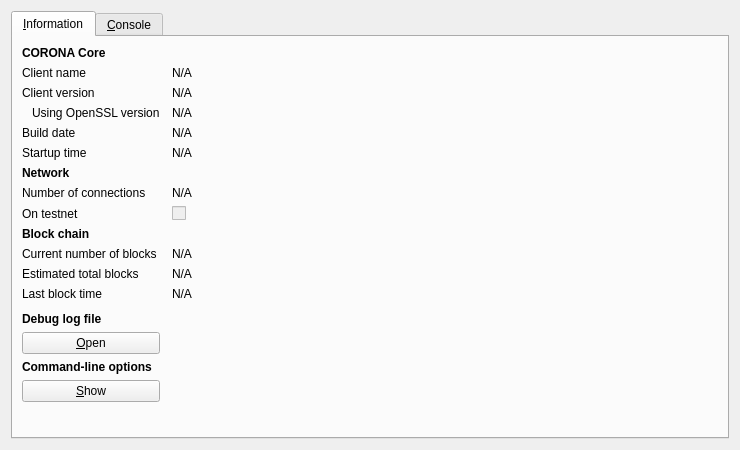
<?xml version="1.0" encoding="UTF-8"?>
<ui version="4.0">
 <class>RPCConsole</class>
 <widget class="QDialog" name="RPCConsole">
  <property name="geometry">
   <rect>
    <x>0</x>
    <y>0</y>
    <width>740</width>
    <height>450</height>
   </rect>
  </property>
  <property name="windowTitle">
   <string>CORONA - Debug window</string>
  </property>
  <layout class="QVBoxLayout" name="verticalLayout_2">
   <item>
    <widget class="QTabWidget" name="tabWidget">
     <property name="currentIndex">
      <number>0</number>
     </property>
     <widget class="QWidget" name="tab_info">
      <attribute name="title">
       <string>&amp;Information</string>
      </attribute>
      <layout class="QGridLayout" name="gridLayout" columnstretch="0,1">
       <property name="horizontalSpacing">
        <number>12</number>
       </property>
       <item row="0" column="0">
        <widget class="QLabel" name="label_9">
         <property name="font">
          <font>
           <weight>75</weight>
           <bold>true</bold>
          </font>
         </property>
         <property name="text">
          <string>CORONA Core</string>
         </property>
        </widget>
       </item>
       <item row="1" column="0">
        <widget class="QLabel" name="label_5">
         <property name="text">
          <string>Client name</string>
         </property>
        </widget>
       </item>
       <item row="1" column="1">
        <widget class="QLabel" name="clientName">
         <property name="cursor">
          <cursorShape>IBeamCursor</cursorShape>
         </property>
         <property name="text">
          <string>N/A</string>
         </property>
         <property name="textFormat">
          <enum>Qt::PlainText</enum>
         </property>
         <property name="textInteractionFlags">
          <set>Qt::LinksAccessibleByMouse|Qt::TextSelectableByKeyboard|Qt::TextSelectableByMouse</set>
         </property>
        </widget>
       </item>
       <item row="2" column="0">
        <widget class="QLabel" name="label_6">
         <property name="text">
          <string>Client version</string>
         </property>
        </widget>
       </item>
       <item row="2" column="1">
        <widget class="QLabel" name="clientVersion">
         <property name="cursor">
          <cursorShape>IBeamCursor</cursorShape>
         </property>
         <property name="text">
          <string>N/A</string>
         </property>
         <property name="textFormat">
          <enum>Qt::PlainText</enum>
         </property>
         <property name="textInteractionFlags">
          <set>Qt::LinksAccessibleByMouse|Qt::TextSelectableByKeyboard|Qt::TextSelectableByMouse</set>
         </property>
        </widget>
       </item>
       <item row="3" column="0">
        <widget class="QLabel" name="label_14">
         <property name="text">
          <string>Using OpenSSL version</string>
         </property>
         <property name="indent">
          <number>10</number>
         </property>
        </widget>
       </item>
       <item row="3" column="1">
        <widget class="QLabel" name="openSSLVersion">
         <property name="cursor">
          <cursorShape>IBeamCursor</cursorShape>
         </property>
         <property name="text">
          <string>N/A</string>
         </property>
         <property name="textFormat">
          <enum>Qt::PlainText</enum>
         </property>
         <property name="textInteractionFlags">
          <set>Qt::LinksAccessibleByMouse|Qt::TextSelectableByKeyboard|Qt::TextSelectableByMouse</set>
         </property>
        </widget>
       </item>
       <item row="4" column="0">
        <widget class="QLabel" name="label_12">
         <property name="text">
          <string>Build date</string>
         </property>
        </widget>
       </item>
       <item row="4" column="1">
        <widget class="QLabel" name="buildDate">
         <property name="cursor">
          <cursorShape>IBeamCursor</cursorShape>
         </property>
         <property name="text">
          <string>N/A</string>
         </property>
         <property name="textFormat">
          <enum>Qt::PlainText</enum>
         </property>
         <property name="textInteractionFlags">
          <set>Qt::LinksAccessibleByMouse|Qt::TextSelectableByKeyboard|Qt::TextSelectableByMouse</set>
         </property>
        </widget>
       </item>
       <item row="5" column="0">
        <widget class="QLabel" name="label_13">
         <property name="text">
          <string>Startup time</string>
         </property>
        </widget>
       </item>
       <item row="5" column="1">
        <widget class="QLabel" name="startupTime">
         <property name="cursor">
          <cursorShape>IBeamCursor</cursorShape>
         </property>
         <property name="text">
          <string>N/A</string>
         </property>
         <property name="textFormat">
          <enum>Qt::PlainText</enum>
         </property>
         <property name="textInteractionFlags">
          <set>Qt::LinksAccessibleByMouse|Qt::TextSelectableByKeyboard|Qt::TextSelectableByMouse</set>
         </property>
        </widget>
       </item>
       <item row="6" column="0">
        <widget class="QLabel" name="label_11">
         <property name="font">
          <font>
           <weight>75</weight>
           <bold>true</bold>
          </font>
         </property>
         <property name="text">
          <string>Network</string>
         </property>
        </widget>
       </item>
       <item row="7" column="0">
        <widget class="QLabel" name="label_7">
         <property name="text">
          <string>Number of connections</string>
         </property>
        </widget>
       </item>
       <item row="7" column="1">
        <widget class="QLabel" name="numberOfConnections">
         <property name="cursor">
          <cursorShape>IBeamCursor</cursorShape>
         </property>
         <property name="text">
          <string>N/A</string>
         </property>
         <property name="textFormat">
          <enum>Qt::PlainText</enum>
         </property>
         <property name="textInteractionFlags">
          <set>Qt::LinksAccessibleByMouse|Qt::TextSelectableByKeyboard|Qt::TextSelectableByMouse</set>
         </property>
        </widget>
       </item>
       <item row="8" column="0">
        <widget class="QLabel" name="label_8">
         <property name="text">
          <string>On testnet</string>
         </property>
        </widget>
       </item>
       <item row="8" column="1">
        <widget class="QCheckBox" name="isTestNet">
         <property name="enabled">
          <bool>false</bool>
         </property>
         <property name="text">
          <string/>
         </property>
        </widget>
       </item>
       <item row="9" column="0">
        <widget class="QLabel" name="label_10">
         <property name="font">
          <font>
           <weight>75</weight>
           <bold>true</bold>
          </font>
         </property>
         <property name="text">
          <string>Block chain</string>
         </property>
        </widget>
       </item>
       <item row="10" column="0">
        <widget class="QLabel" name="label_3">
         <property name="text">
          <string>Current number of blocks</string>
         </property>
        </widget>
       </item>
       <item row="10" column="1">
        <widget class="QLabel" name="numberOfBlocks">
         <property name="cursor">
          <cursorShape>IBeamCursor</cursorShape>
         </property>
         <property name="text">
          <string>N/A</string>
         </property>
         <property name="textFormat">
          <enum>Qt::PlainText</enum>
         </property>
         <property name="textInteractionFlags">
          <set>Qt::LinksAccessibleByMouse|Qt::TextSelectableByKeyboard|Qt::TextSelectableByMouse</set>
         </property>
        </widget>
       </item>
       <item row="11" column="0">
        <widget class="QLabel" name="label_4">
         <property name="text">
          <string>Estimated total blocks</string>
         </property>
        </widget>
       </item>
       <item row="11" column="1">
        <widget class="QLabel" name="totalBlocks">
         <property name="cursor">
          <cursorShape>IBeamCursor</cursorShape>
         </property>
         <property name="text">
          <string>N/A</string>
         </property>
         <property name="textFormat">
          <enum>Qt::PlainText</enum>
         </property>
         <property name="textInteractionFlags">
          <set>Qt::LinksAccessibleByMouse|Qt::TextSelectableByKeyboard|Qt::TextSelectableByMouse</set>
         </property>
        </widget>
       </item>
       <item row="12" column="0">
        <widget class="QLabel" name="label_2">
         <property name="text">
          <string>Last block time</string>
         </property>
        </widget>
       </item>
       <item row="12" column="1">
        <widget class="QLabel" name="lastBlockTime">
         <property name="cursor">
          <cursorShape>IBeamCursor</cursorShape>
         </property>
         <property name="text">
          <string>N/A</string>
         </property>
         <property name="textFormat">
          <enum>Qt::PlainText</enum>
         </property>
         <property name="textInteractionFlags">
          <set>Qt::LinksAccessibleByMouse|Qt::TextSelectableByKeyboard|Qt::TextSelectableByMouse</set>
         </property>
        </widget>
       </item>
       <item row="13" column="0">
        <spacer name="verticalSpacer_2">
         <property name="orientation">
          <enum>Qt::Vertical</enum>
         </property>
         <property name="sizeHint" stdset="0">
          <size>
           <width>20</width>
           <height>20</height>
          </size>
         </property>
        </spacer>
       </item>
       <item row="14" column="0">
        <widget class="QLabel" name="labelDebugLogfile">
         <property name="font">
          <font>
           <weight>75</weight>
           <bold>true</bold>
          </font>
         </property>
         <property name="text">
          <string>Debug log file</string>
         </property>
        </widget>
       </item>
       <item row="15" column="0">
        <widget class="QPushButton" name="openDebugLogfileButton">
         <property name="toolTip">
          <string>Open the CORONA debug log file from the current data directory. This can take a few seconds for large log files.</string>
         </property>
         <property name="text">
          <string>&amp;Open</string>
         </property>
         <property name="autoDefault">
          <bool>false</bool>
         </property>
        </widget>
       </item>
       <item row="16" column="0">
        <widget class="QLabel" name="labelCLOptions">
         <property name="font">
          <font>
           <weight>75</weight>
           <bold>true</bold>
          </font>
         </property>
         <property name="text">
          <string>Command-line options</string>
         </property>
        </widget>
       </item>
       <item row="17" column="0">
        <widget class="QPushButton" name="showCLOptionsButton">
         <property name="toolTip">
          <string>Show the CORONA-Qt help message to get a list with possible CORONA command-line options.</string>
         </property>
         <property name="text">
          <string>&amp;Show</string>
         </property>
         <property name="autoDefault">
          <bool>false</bool>
         </property>
        </widget>
       </item>
       <item row="18" column="0">
        <spacer name="verticalSpacer">
         <property name="orientation">
          <enum>Qt::Vertical</enum>
         </property>
         <property name="sizeHint" stdset="0">
          <size>
           <width>20</width>
           <height>40</height>
          </size>
         </property>
        </spacer>
       </item>
      </layout>
     </widget>
     <widget class="QWidget" name="tab_console">
      <attribute name="title">
       <string>&amp;Console</string>
      </attribute>
      <layout class="QVBoxLayout" name="verticalLayout_3">
       <property name="spacing">
        <number>3</number>
       </property>
       <item>
        <widget class="QTextEdit" name="messagesWidget">
         <property name="minimumSize">
          <size>
           <width>0</width>
           <height>100</height>
          </size>
         </property>
         <property name="readOnly">
          <bool>true</bool>
         </property>
         <property name="tabKeyNavigation" stdset="0">
          <bool>false</bool>
         </property>
         <property name="columnCount" stdset="0">
          <number>2</number>
         </property>
        </widget>
       </item>
       <item>
        <layout class="QHBoxLayout" name="horizontalLayout">
         <property name="spacing">
          <number>3</number>
         </property>
         <item>
          <widget class="QLabel" name="label">
           <property name="text">
            <string notr="true">&gt;</string>
           </property>
          </widget>
         </item>
         <item>
          <widget class="QLineEdit" name="lineEdit"/>
         </item>
         <item>
          <widget class="QPushButton" name="clearButton">
           <property name="maximumSize">
            <size>
             <width>24</width>
             <height>24</height>
            </size>
           </property>
           <property name="toolTip">
            <string>Clear console</string>
           </property>
           <property name="text">
            <string/>
           </property>
           <property name="icon">
            <iconset resource="../bitcoin.qrc">
             <normaloff>:/icons/remove</normaloff>:/icons/remove</iconset>
           </property>
           <property name="shortcut">
            <string notr="true">Ctrl+L</string>
           </property>
           <property name="autoDefault">
            <bool>false</bool>
           </property>
          </widget>
         </item>
        </layout>
       </item>
      </layout>
     </widget>
    </widget>
   </item>
  </layout>
 </widget>
 <resources>
  <include location="../bitcoin.qrc"/>
 </resources>
 <connections/>
</ui>
